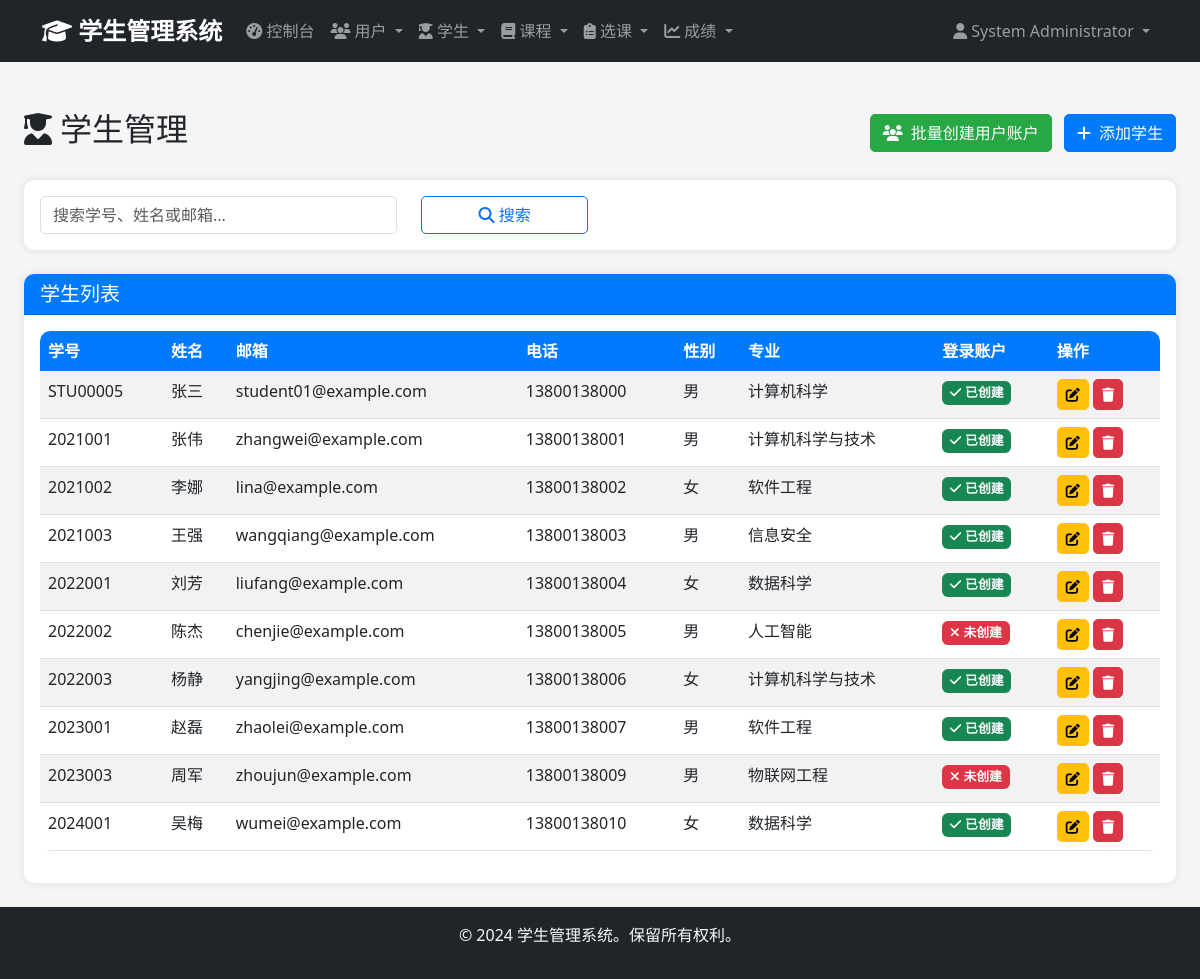
/admin/students (signed in), run on the app's committed database.
### app/models/user.py (models this page shows, shortened)
class User(UserMixin, db.Model):
    __tablename__ = 'users'
    id = db.Column(db.Integer, primary_key=True)
    username = db.Column(db.String(50), unique=True, nullable=False)
    email = db.Column(db.String(100), unique=True, nullable=False)
    password_hash = db.Column(db.String(255), nullable=False)
    full_name = db.Column(db.String(100), nullable=False)
    phone = db.Column(db.String(20))
    role = db.Column(db.Enum('admin', 'student', name='user_role'), nullable=False, default='student')
    is_active = db.Column(db.Boolean, default=True)
    created_at = db.Column(db.DateTime, default=datetime.utcnow)
    updated_at = db.Column(db.DateTime, default=datetime.utcnow, onupdate=datetime.utcnow)
    administrator = db.relationship('Administrator', backref='user', uselist=False, cascade='all, delete-orphan')
    def is_admin(self):
        return self.role == 'admin'

### app/models/student.py (models this page shows, shortened)
class Student(db.Model):
    __tablename__ = 'students'
    id = db.Column(db.Integer, primary_key=True)
    student_id = db.Column(db.String(20), unique=True, nullable=False)
    first_name = db.Column(db.String(50), nullable=False)
    last_name = db.Column(db.String(50), nullable=False)
    birth_date = db.Column(db.Date)
    gender = db.Column(db.Enum('Male', 'Female', 'Other', name='gender'))
    email = db.Column(db.String(100), unique=True, nullable=False)
    phone = db.Column(db.String(20))
    address = db.Column(db.Text)
    major = db.Column(db.String(100))
    enrollment_year = db.Column(db.Integer)
    created_at = db.Column(db.DateTime, default=datetime.utcnow)
    updated_at = db.Column(db.DateTime, default=datetime.utcnow, onupdate=datetime.utcnow)
    enrollments = db.relationship('Enrollment', backref='student', lazy='dynamic', cascade='all, delete-orphan')

### app/views/admin.py (the view, shortened to what this page needs)
@admin_bp.route('/students')
@login_required
@admin_required
def students():
    page = request.args.get('page', 1, type=int)
    search = request.args.get('search', '')
    query = Student.query
    students = query.paginate(
        page=page,
        per_page=20,
        error_out=False
    )
    user_emails = set(user.email for user in User.query.filter_by(role='student').all())
    return render_template('admin/students/index.html', students=students, search=search, user_emails=user_emails)

### app/views/auth.py (called while the page is built)
def admin_required(f):
    @wraps(f)
    def decorated_function(*args, **kwargs):
        if not current_user.is_authenticated or not current_user.is_admin():
            flash('访问被拒绝。需要管理员权限。', 'error')
            return redirect(url_for('auth.login'))
        return f(*args, **kwargs)
    return decorated_function

### app/templates/admin/students/index.html (shortened to what this page needs)
{% extends "base.html" %}
{% block content %}
<div class="container-fluid mt-4">
    <div class="d-flex justify-content-between align-items-center mb-4">
        <div class="d-flex align-items-center">
            <h2>
                <i class="fas fa-user-graduate me-2"></i>学生管理
            </h2>
        </div>
        <div>
            <form method="POST" action="{{ url_for('admin.create_user_accounts_for_students') }}"
                  style="display: inline;" onsubmit="return confirm('确定要为没有用户账户的学生创建账户吗？默认密码为学号。')">
                <button type="submit" class="btn btn-success me-2">
                    <i class="fas fa-users me-2"></i>批量创建用户账户
                </button>
            </form>
            <a href="{{ url_for('admin.create_student') }}" class="btn btn-primary">
                <i class="fas fa-plus me-2"></i>添加学生
            </a>
        </div>
    </div>
    <div class="card mb-4">
        <div class="card-body">
            <form method="GET" action="{{ url_for('admin.students') }}">
                <div class="row">
                    <div class="col-md-4">
                        <input type="text" class="form-control" name="search" placeholder="搜索学号、姓名或邮箱..."
                               value="{{ search }}">
                    </div>
                    <div class="col-md-2">
                        <button type="submit" class="btn btn-outline-primary w-100">
                            <i class="fas fa-search"></i> 搜索
                        </button>
                    </div>
                </div>
            </form>
        </div>
    </div>
    <div class="card">
        <div class="card-header">
            <h5 class="mb-0">学生列表</h5>
        </div>
        <div class="card-body">
            {% if students %}
            <div class="table-responsive">
                <table class="table table-striped">
                    <thead>
                        <tr>
                            <th>学号</th>
                            <th>姓名</th>
                            <th>邮箱</th>
                            <th>电话</th>
                            <th>性别</th>
                            <th>专业</th>
                            <th>登录账户</th>
                            <th>操作</th>
                        </tr>
                    </thead>
                    <tbody>
                        {% for student in students %}
                        <tr>
                            <td>{{ student.student_id }}</td>
                            <td>{{ student.first_name }}{{ student.last_name }}</td>
                            <td>{{ student.email }}</td>
                            <td>{{ student.phone or '-' }}</td>
                            <td>
                                {% if student.gender == 'Male' %}男
                                {% elif student.gender == 'Female' %}女
                                {% else %}其他{% endif %}
                            </td>
                            <td>{{ student.major or '-' }}</td>
                            <td>
                                {% if student.email in user_emails %}
                                    <span class="badge bg-success">
                                        <i class="fas fa-check me-1"></i>已创建
                                    </span>
                                {% else %}
                                    <span class="badge bg-danger">
                                        <i class="fas fa-times me-1"></i>未创建
                                    </span>
                                {% endif %}
                            </td>
                            <td>
                                <a href="{{ url_for('admin.edit_student', student_id=student.id) }}"
                                   class="btn btn-sm btn-warning" title="编辑">
                                    <i class="fas fa-edit"></i>
                                </a>
                                <button type="button" class="btn btn-sm btn-danger delete-student"
                                        data-id="{{ student.id }}" data-name="{{ student.first_name }}{{ student.last_name }}" title="删除">
                                    <i class="fas fa-trash"></i>
                                </button>
                            </td>
                        </tr>
                        {% endfor %}
                    </tbody>
                </table>
            </div>
            {% endif %}
        </div>
    </div>
</div>
{% endblock %}

### app/templates/base.html (shortened to what this page needs)
<!DOCTYPE html>
<html lang="zh-CN">
<head>
    <link href="https://cdn.jsdelivr.net/npm/bootstrap@5.3.0/dist/css/bootstrap.min.css" rel="stylesheet">
    <link href="https://cdnjs.cloudflare.com/ajax/libs/font-awesome/6.4.0/css/all.min.css" rel="stylesheet">
    <link href="{{ url_for('static', filename='css/style.css') }}" rel="stylesheet">
</head>
<body>
    {% if current_user.is_authenticated %}
    <nav class="navbar navbar-expand-lg navbar-dark bg-dark">
        <div class="container">
            <a class="navbar-brand" href="{{ url_for('main.dashboard') }}">
                <i class="fas fa-graduation-cap"></i> 学生管理系统
            </a>
            <div class="collapse navbar-collapse" id="navbarNav">
                <ul class="navbar-nav me-auto">
                    {% if current_user.is_admin() %}
                    <li class="nav-item">
                        <a class="nav-link" href="{{ url_for('admin.dashboard') }}">
                            <i class="fas fa-tachometer-alt"></i> 控制台
                        </a>
                    </li>
                    <li class="nav-item dropdown">
                        <a class="nav-link dropdown-toggle" href="#" data-bs-toggle="dropdown">
                            <i class="fas fa-users"></i> 用户
                        </a>
                    </li>
                    <li class="nav-item dropdown">
                        <a class="nav-link dropdown-toggle" href="#" data-bs-toggle="dropdown">
                            <i class="fas fa-user-graduate"></i> 学生
                        </a>
                    </li>
                    <li class="nav-item dropdown">
                        <a class="nav-link dropdown-toggle" href="#" data-bs-toggle="dropdown">
                            <i class="fas fa-book"></i> 课程
                        </a>
                    </li>
                    <li class="nav-item dropdown">
                        <a class="nav-link dropdown-toggle" href="#" data-bs-toggle="dropdown">
                            <i class="fas fa-clipboard-list"></i> 选课
                        </a>
                    </li>
                    <li class="nav-item dropdown">
                        <a class="nav-link dropdown-toggle" href="#" data-bs-toggle="dropdown">
                            <i class="fas fa-chart-line"></i> 成绩
                        </a>
                    </li>
                    {% endif %}
                </ul>
                <ul class="navbar-nav">
                    <li class="nav-item dropdown">
                        <a class="nav-link dropdown-toggle" href="#" data-bs-toggle="dropdown">
                            <i class="fas fa-user"></i> {{ current_user.full_name }}
                        </a>
                    </li>
                </ul>
            </div>
        </div>
    </nav>
    {% endif %}
    <main class="container-fluid py-4">
        {% block content %}{% endblock %}
    </main>
    <footer class="bg-dark text-light text-center py-3 mt-auto">
        <div class="container">
            <p>&copy; 2024 学生管理系统。保留所有权利。</p>
        </div>
    </footer>
</body>
</html>

### app/static/css/style.css (style rules this page uses)
:root { --primary-color: #007bff; --secondary-color: #6c757d; --success-color: #28a745; --danger-color: #dc3545; --warning-color: #ffc107; --info-color: #17a2b8; --dark-color: #343a40; --light-color: #f8f9fa; }
body { min-height: 100vh; display: flex; flex-direction: column; background-color: #f5f5f5; font-family: 'Segoe UI', Tahoma, Geneva, Verdana, sans-serif; }
main { flex: 1; }
.navbar-brand { font-weight: bold; font-size: 1.5rem; }
.navbar-nav .nav-link { transition: color 0.3s; }
.card { border: none; border-radius: 10px; box-shadow: 0 0 10px rgba(0,0,0,0.1); transition: transform 0.3s, box-shadow 0.3s; }
.card-header { background-color: var(--primary-color); color: white; border-radius: 10px 10px 0 0 !important; font-weight: 600; }
.btn { border-radius: 5px; transition: all 0.3s; }
.btn-primary { background-color: var(--primary-color); border-color: var(--primary-color); }
.btn-success { background-color: var(--success-color); border-color: var(--success-color); }
.btn-danger { background-color: var(--danger-color); border-color: var(--danger-color); }
.table { background-color: white; border-radius: 10px; overflow: hidden; }
.table thead th { background-color: var(--primary-color); color: white; border: none; }
.form-control, .form-select { border-radius: 5px; border: 1px solid #ddd; transition: border-color 0.3s, box-shadow 0.3s; }
footer { margin-top: auto; }
.badge { font-size: 0.8rem; padding: 0.4em 0.6em; }

### data on the page
User: full_name "System Administrator"
Student: student_id "STU00005", first_name "张", last_name "三", email "student01@example.com", phone "13800138000", gender "男", major "计算机科学", shows "已创建"
Student: student_id "2021001", first_name "张", last_name "伟", email "zhangwei@example.com", phone "13800138001", gender "男", major "计算机科学与技术", shows "已创建"
Student: student_id "2021002", first_name "李", last_name "娜", email "lina@example.com", phone "13800138002", gender "女", major "软件工程", shows "已创建"
Student: student_id "2021003", first_name "王", last_name "强", email "wangqiang@example.com", phone "13800138003", gender "男", major "信息安全", shows "已创建"
Student: student_id "2022001", first_name "刘", last_name "芳", email "liufang@example.com", phone "13800138004", gender "女", major "数据科学", shows "已创建"
Student: student_id "2022002", first_name "陈", last_name "杰", email "chenjie@example.com", phone "13800138005", gender "男", major "人工智能", shows "未创建"
Student: student_id "2022003", first_name "杨", last_name "静", email "yangjing@example.com", phone "13800138006", gender "女", major "计算机科学与技术", shows "已创建"
Student: student_id "2023001", first_name "赵", last_name "磊", email "zhaolei@example.com", phone "13800138007", gender "男", major "软件工程", shows "已创建"
Student: student_id "2023003", first_name "周", last_name "军", email "zhoujun@example.com", phone "13800138009", gender "男", major "物联网工程", shows "未创建"
Student: student_id "2024001", first_name "吴", last_name "梅", email "wumei@example.com", phone "13800138010", gender "女", major "数据科学", shows "已创建"
